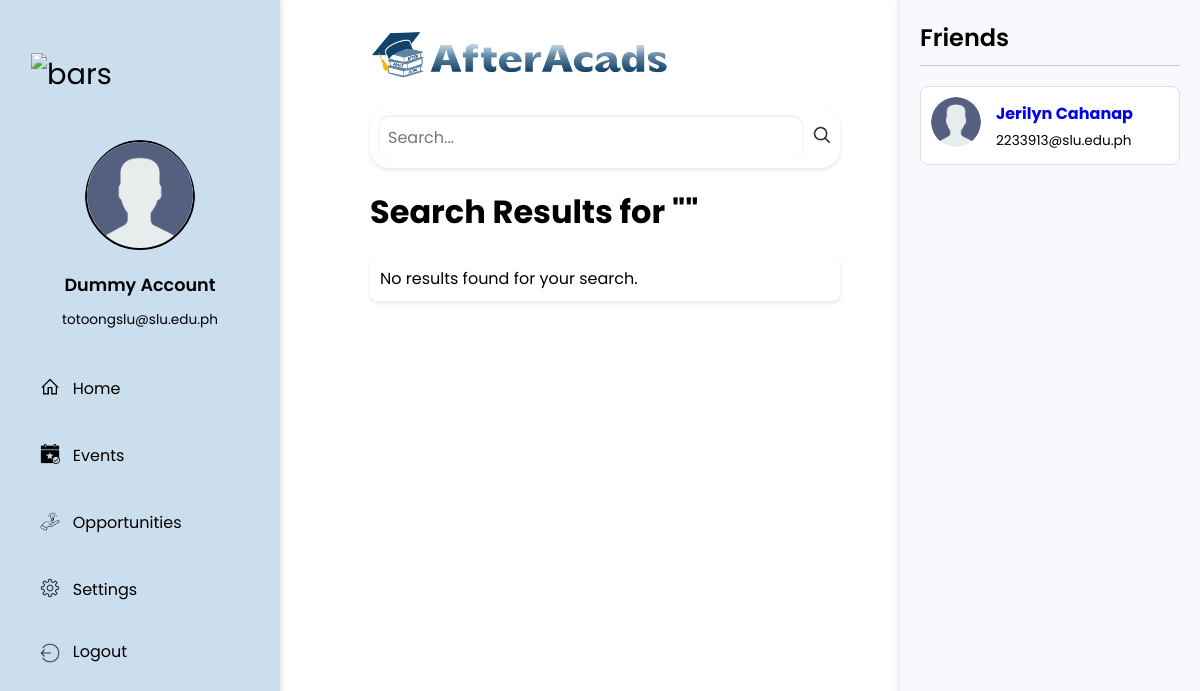
The app's page /pages/alumni/searchResultsPage.php (signed in) with its own data.
### tables this page shows
CREATE TABLE IF NOT EXISTS `users` (
  `id` int NOT NULL AUTO_INCREMENT,
  `first_name` varchar(100) NOT NULL,
  `middle_name` varchar(100) DEFAULT NULL,
  `last_name` varchar(100) NOT NULL,
  `email` varchar(255) NOT NULL,
  `password_hash` varchar(255) NOT NULL,
  `agreed_to_terms` tinyint(1) NOT NULL,
  `created_at` timestamp NOT NULL DEFAULT CURRENT_TIMESTAMP,
  `user_address` text,
  `bio` text,
  `employment_status` enum('Employed','Unemployed','Not Looking For Work','Retired','Studying') DEFAULT 'Unemployed',
  `status` enum('pending','approved','rejected','restricted') DEFAULT 'pending',
  `profile_picture` blob,
  `alumni_photo_validation` blob,
  `userType` enum('alumni','admin','manager') NOT NULL DEFAULT 'alumni',
  `batch_id` int DEFAULT NULL,
  `school_id` int DEFAULT NULL,
  `course_id` int DEFAULT NULL,
  `gender` enum('Male','Female','Prefer Not To Say') NOT NULL DEFAULT 'Prefer Not To Say',
  PRIMARY KEY (`id`),
  UNIQUE KEY `email` (`email`),
  KEY `fk_batch` (`batch_id`),
  KEY `fk_users_schools` (`school_id`),
  KEY `fk_users_courses` (`course_id`)
);

### config/alumni/header.php (called while the page is built, shortened)
<?php
function getAuthenticatedUser() {
    include '../../config/general/connection.php';
    $email = $_SESSION['email'];
    $sql = "SELECT u.*, b.batch_number AS batch_number, s.name AS school_name, c.name AS course_name
            FROM users u
            LEFT JOIN batches b ON u.batch_id = b.id
            LEFT JOIN schools s ON u.school_id = s.id
            LEFT JOIN courses c ON u.course_id = c.id
            WHERE u.email = ?";
    $stmt = $conn->prepare($sql);
    $stmt->bind_param("s", $email);
    $stmt->execute();
    $result = $stmt->get_result();
    if ($result->num_rows > 0) {
        return $result->fetch_assoc();
    } else {
        die("User not authenticated. Please log in.");
    }
}
?>

### config/alumni/friendsManager.php (called while the page is built, shortened)
<?php
class FriendsManager {
    private $conn;
    public function __construct($conn) {
        $this->conn = $conn;
    }
    public function getFriends($user_id) {
        $stmt = $this->conn->prepare("
            SELECT u.id, u.first_name, u.last_name, u.email, u.profile_picture
            FROM friends f
            JOIN users u ON (u.id = f.user1 AND f.user2 = ?) OR (u.id = f.user2 AND f.user1 = ?)
            WHERE f.accepted = 1
        ");
        $stmt->bind_param("ii", $user_id, $user_id);
        $stmt->execute();
        $result = $stmt->get_result();
        $friends = [];
        while ($row = $result->fetch_assoc()) {
            $friends[] = $row;
        }
        return $friends;
    }
}
?>

### pages/alumni/searchResultsPage.php (the view, shortened to what this page needs)
<?php
include '../../config/alumni/header.php';
include '../../config/alumni/friendsManager.php';
include '../../config/general/connection.php';
$user = getAuthenticatedUser();
$friendsManager = new FriendsManager($conn);
$friends = $friendsManager->getFriends($user['id']);
$query = isset($_GET['query']) ? trim($_GET['query']) : '';
$searchResults = [];
?>
<!DOCTYPE html>
<html lang="en">
<head>
    <link rel="stylesheet" href="../../style/alumni/searchResults.css" />
    <link rel="stylesheet" href="../../style/alumni/friends-panel.css" />
    <link rel="stylesheet" href="https://maxst.icons8.com/vue-static/landings/line-awesome/line-awesome/1.3.0/css/line-awesome.min.css" />
</head>
<body>
    <div class="sidebar">
        <div class="sidebar-brand">
            <div class="brand-flex">
                <div class="brand-icon">
                    <a href="javascript:void(0)" id="sidebarToggle">
                        <span><img src="../../assets/bars1.png" width="24px" alt="bars" /></span>
                    </a>
                </div>
            </div>
        </div>
        <div class="sidebar-content">
            <div class="sidebar-user">
                <a href="viewProfile.php">
                    <img src="../../assets/profileIcon.jpg" alt="Profile Picture" />
                </a>
                <div>
                    <h3>
                        <?php echo htmlspecialchars($user['first_name'] . ' ' . $user['last_name']); ?>
                    </h3>
                    <span>
                        <?php echo htmlspecialchars($user['email']); ?>
                    </span>
                </div>
            </div>
            <div class="sidebar-menu">
            <ul>
          <li><a href="../../pages/alumni/shareExperience.php"><span><img src="../../assets/home1.png" width="20px" alt="Home" /></span>Home</a></li>
          <li><a href="../../pages/alumni/events.php"><span><img src="../../assets/event1.png" width="20px" alt="Events" /></span>Events</a></li>
          <li><a href="../../pages/alumni/opportunities.php"><span><img src="../../assets/opportunities.png" width="20px" alt="Opportunities" /></span>Opportunities</a></li>
          <li><a href="../../pages/alumni/settings.php"><span><img src="../../assets/setting1.png" width="20px" alt="Settings" /></span>Settings</a></li>
          <li>
            <form action="../../config/general/logout.php" method="post" onclick="confirmLogout()" style="margin: 0;">
                <button type="submit" class="logout-button">
                    <span>
                        <img src="../../assets/logout1.png" width="20px" alt="Logout" />
                    </span>Logout
                </button>
            </form>
          </li>
        </ul>
            </div>
        </div>
    </div>
    <div class="main-content">
        <header>
            <a href="shareExperience.php">
                <img src="../../assets/logo.png" alt="logo" class="logo-header" />
            </a>
        </header>
        <main>
            <div class="header-search-bar">
                <form action="searchResultsPage.php" method="get" style="display: flex; width: 100%;">
                    <input type="text" class="search-input" name="query" placeholder="Search..." required />
                    <button class="search-button" id="searchButton" aria-label="Search">
                        <span><img src="../../assets/search1.png" width="20px" alt="search" /></span>
                    </button>
                </form>
            </div>
            <h1>Search Results for "<?php echo htmlspecialchars($query); ?>"</h1>
            <div class="results-container">
                <?php if (empty($searchResults)) : ?>
                    <p>No results found for your search.</p>
                <?php endif; ?>
            </div>
        </main>
    </div>
    <div class="right-panel">
    <h2>Friends</h2>
    <hr class="title-divider">
    <div class="friend-list">
        <?php if (!empty($friends)): ?>
            <?php foreach ($friends as $friend): ?>
                <div class="friend-item">
                    <div class="friend-avatar">
                        <?php if (!empty($friend['profile_picture'])): ?>
                            <img
                                alt="<?php echo htmlspecialchars($friend['first_name']); ?>'s Profile Picture"
                                style="max-width: 50px; border-radius: 50%;">
                        <?php else: ?>
                            <img src="../../assets/profileIcon.jpg"
                                alt="Default Avatar"
                                style="max-width: 50px; border-radius: 50%;">
                        <?php endif; ?>
                    </div>
                    <div class="friend-info">
                        <h4>
                            <a href="viewProfile.php?user_id=<?php echo $friend['id']; ?>">
                                <?php echo htmlspecialchars($friend['first_name'] . ' ' . $friend['last_name']); ?>
                            </a>
                        </h4>
                        <p><?php echo htmlspecialchars($friend['email']); ?></p>
                    </div>
                </div>
            <?php endforeach; ?>
        <?php else: ?>
            <p>No friends found.</p>
        <?php endif; ?>
    </div>
</div>
</body>
</html>

### style/alumni/searchResults.css (style rules this page uses)
:root { --color-main: #1a202e; --color-light: #f5f5f5; --color-dark: #1a1a1a; --color-accent: #91aec4; --color-sidebar-bg: #cadeed; --color-sidebar-text: #000000; }
* { font-family: "Poppins", sans-serif; box-sizing: border-box; text-decoration: none; list-style-type: none; margin: 0; padding: 0; }
.sidebar { width: 280px; position: fixed; left: 0; top: 0; height: 100%; padding: 24px; background: var(--color-sidebar-bg); color: var(--color-sidebar-text); overflow-y: auto; overflow-x: hidden; transition: width 0.3s ease, padding 0.3s ease; z-index: 100; }
.sidebar-brand { height: 100px; display: flex; justify-content: space-between; align-items: center; }
.brand-flex { display: flex; justify-content: space-between; align-items: center; }
.brand-icon a { margin-left: 7px; display: inline-block; text-decoration: none; }
.brand-icon span { font-size: 1.8rem; color: var(--color-sidebar-text); }
.sidebar-content { display: block; }
.sidebar-user { margin: 1rem 0rem; text-align: center; }
.sidebar-user img { width: 110px; height: 110px; border-radius: 50%; border: 2px solid var(--color-sidebar-text); object-fit: cover; }
.sidebar-user h3 { font-size: 1.1rem; font-weight: 600; margin: 0.5rem 0; }
.sidebar-user span { font-size: 0.85rem; color: #000000; }
.sidebar-user a { display: inline-block; border-radius: 50%; overflow: hidden; }
.sidebar-user a img { width: 110px; height: 110px; border-radius: 50%; transition: transform 0.3s ease; }
.sidebar-menu { margin-top: 2rem; }
.sidebar-menu ul { margin-bottom: 1.5rem; padding-left: 0; }
.sidebar-menu li { margin-bottom: 1rem; }
.sidebar-menu li a { color: var(--color-sidebar-text); display: flex; align-items: center; font-size: 1rem; padding: 0.5rem 1rem; transition: background-color 0.3s ease; border-radius: 6px; }
.sidebar-menu li a span { font-size: 1.5rem; margin-right: 0.8rem; }
.sidebar { box-shadow: 2px 0 5px rgba(0, 0, 0, 0.1); }
.sidebar { z-index: 100; }
.logout-button { display: flex; align-items: center; font-size: 1rem; padding: 0.5rem 1rem; color: var(--color-sidebar-text); background: none; border: none; cursor: pointer; border-radius: 6px; width: 100%; text-align: left; transition: background-color 0.3s ease; }
.logout-button span { margin-right: 0.8rem; }
.logout-button img { vertical-align: middle; }
.main-content { margin-left: 320px; margin-right: 350px; padding-left: 50px; padding-right: 10px; transition: margin-left 0.3s ease, margin-right 0.3s ease; }
.logo-header { width: 300px; height: 50px; }
header { margin-top: 30px; position: relative; }
.header-search-bar { display: flex; align-items: center; padding: 8px; background-color: #fff; border-radius: 20px; width: 100%; box-shadow: 0 2px 4px rgba(0, 0, 0, 0.1); margin: 20px 0; }
.search-input { border: none; outline: none; padding: 10px; flex-grow: 1; font-size: 1rem; border-radius: 12px; box-shadow: inset 0 1px 3px rgba(0, 0, 0, 0.1); }
.header-search-bar .search-button { border: none; background: transparent; cursor: pointer; outline: none; padding: 0; margin-left: 8px; }
.results-container { margin-top: 20px; padding: 10px; background-color: #fff; border-radius: 8px; box-shadow: 0 2px 4px rgba(0, 0, 0, 0.1); }

### style/alumni/friends-panel.css (style rules this page uses)
.right-panel { position: fixed; top: 0; right: 0; width: 300px; height: 100%; background-color: #f7f9fc; padding: 20px; box-shadow: -2px 0 5px rgba(0, 0, 0, 0.1); overflow-y: auto; z-index: 100; }
.right-panel h2 { font-size: 1.5rem; font-weight: 600; margin-bottom: 10px; color: #000; }
.right-panel .title-divider { border: 0; height: 1px; background: #ccc; margin: 10px 0 20px 0; }
.friend-list { display: flex; flex-direction: column; gap: 15px; }
.friend-item { display: flex; align-items: center; gap: 15px; padding: 10px; background-color: #ffffff; border: 1px solid #e0e0e0; border-radius: 8px; transition: background-color 0.3s ease, box-shadow 0.3s ease; }
.friend-item img { width: 50px; height: 50px; border-radius: 50%; }
.friend-info h4 { font-size: 1rem; margin: 0; color: #000; }
.friend-info p { font-size: 0.85rem; margin: 5px 0 0; color: #000; }

### records on screen
users: first_name+last_name "Dummy Account", email "totoongslu@slu.edu.ph"
users: first_name+last_name "Jerilyn Cahanap", email "2233913@slu.edu.ph"
